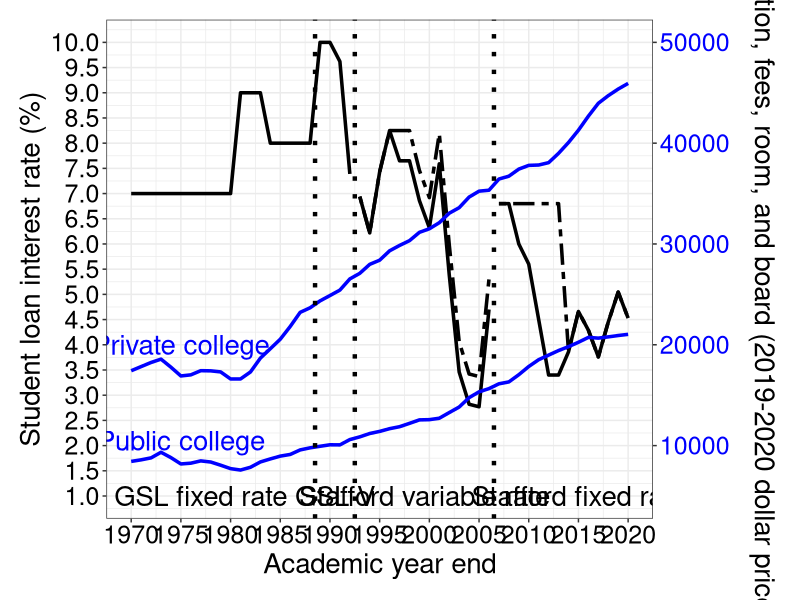
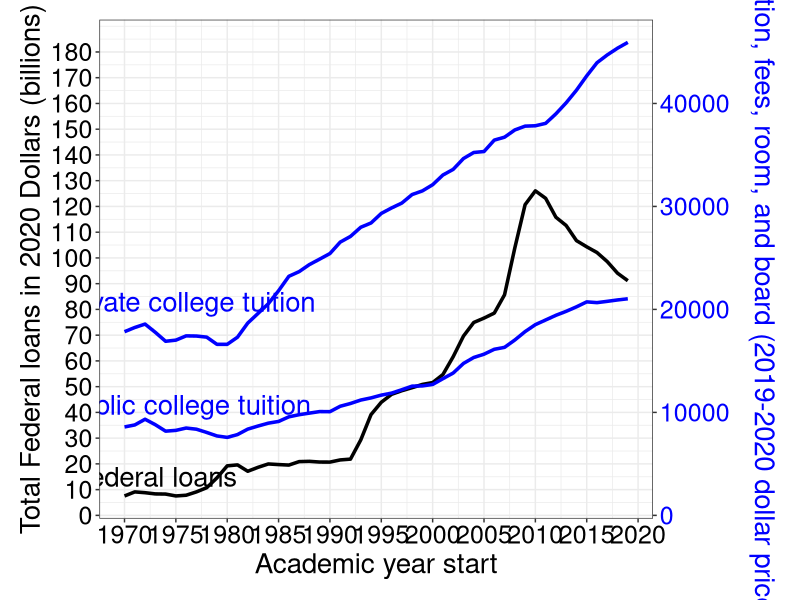

Write the R code that produced these figures, in order. (Note: this script raises an error after producing the figures.)
# s_loan plot tuition versus loan rates
# Packages
library(ggplot2); theme_set(theme_bw())
#library(latex2exp)# LaTeX in ggplot
library(xtable)

setwd("~/Papers/s_loan/s_loan_R_Derive")
dir()

t1.df = read.csv("tuition_2022_5_30.csv")# read tuition
#
f1.df = read.csv("loans_fixed_2022_5_30.csv")# read fixed loan rates 2006-2019 (academic year start date)
#
v1.df = read.csv("loans_var_2022_5_30.csv")# read var rates 1992-2005 (academic year start date)
#
g1.df = read.csv("loans_gsl_2022_6_1.csv")# read GSL rates 1969-1991  (academic year start date)

str(t1.df)
t1.df
dim(t1.df)
t2.df = t1.df
names(t2.df)
names(t2.df) = c("year_start", "year_end", "tuition_public", "tuition_private")
t2.df$tuition_public = as.numeric(t2.df$tuition_public)
t2.df$tuition_private = as.numeric(t2.df$tuition_private)
t2.df
# delete academic year 1963-64 and 1968 to maintain continuity to start with 1969-70
(t3.df = t2.df[-c(1,2), ])

str(f1.df)
f2.df = f1.df
names(f2.df) = c("year_start", "year_end", "subsidized", "unsubsidized")
f2.df

str(v1.df)
v2.df = v1.df
names(v2.df) = c("year_start", "year_end", "in_school", "repayment")
v2.df

str(g1.df)
g2.df = g1.df
names(g2.df) = c("year_start", "year_end", "type", "gsl_rate", "t_bill_rate")
g2.df

# Merging the 3 datasets
(m1.df = merge(x=t3.df, y=f2.df, all.x = T))# merge fixed loan rate starting 2006-7
#
(m2.df = merge(x=m1.df, y=v2.df, all.x = T))# merge variable loan rate starting 1992-3 , ending 2005-2006
#
(m3.df = merge(x=m2.df, y=g2.df, all.x = T))# merge gls rate
#
names(m3.df)

#remove 2 columns (not used for plotting)
m4.df = subset(m3.df, select = c("year_start", "year_end",  "tuition_public", "tuition_private", "subsidized", "unsubsidized",  "in_school", "repayment", "gsl_rate" ))
names(m4.df)


# plot tuition and loan rates
#y_axis_2_scale = 100*100*50 #scaling right y axis for interest rate
#ggplot(m4.df, aes(x=year_end, y=tuition_public)) + geom_line(size=1.2, color="black") + geom_line(aes(x=year_end, y=tuition_private), size=1.2, color="black") + xlab("Academic year end") + ylab("Total tuition, fees, room, and board (constant 2019-2020 prices)") + geom_line(aes(x=year_end, y=y_axis_2_scale*subsidized), size=1.2, color="blue") + geom_line(aes(x=year_end, y=y_axis_2_scale*unsubsidized), size=1.2, linetype="twodash", color="blue") + geom_line(aes(x=year_end, y=y_axis_2_scale*repayment), size=1.2, linetype = "twodash", color="blue") +geom_line(aes(x=year_end, y=y_axis_2_scale*in_school), size=1.2, color="blue")  +geom_line(aes(x=year_end, y=y_axis_2_scale*gsl_rate), size=1.2, color="blue") + scale_y_continuous(breaks = seq(0, 50000, 5000), name = "Total tuition, fees, room, and board (2019-2020 prices)", sec.axis = sec_axis(trans = ~./y_axis_2_scale , name = "Student loan interest rate")) + theme(axis.text.y.right = element_text(color="blue")) + theme(axis.title.y.right = element_text(color="blue"))+ theme(axis.text.x = element_text(size = 18, color = "black"), axis.text.y = element_text(size = 18, color = "black"), text = element_text(size = 20)) +annotate("text", x = 1999.5, y = 7000, label = "Stafford Variable", size = 7, color="blue") +annotate("text", x = 1990.5, y = 7000, label = "GSL Var", size = 7, color="blue") +annotate("text", x = 1977, y = 7000, label = "GSL fixed", size = 7, color="blue") +annotate("text", x = 2015, y = 7000, label = "Stafford Fixed", size = 7, color="blue") +annotate("text", x = 1975, y = 20000, label = "Private college", size = 7, color="black") +annotate("text", x = 1975, y = 11000, label = "Public college", size = 7, color="black") + geom_vline(xintercept = 2006.5, size=1.5, linetype="dotted")+ geom_vline(xintercept = 1992.5, size=1.5, linetype="dotted") + geom_vline(xintercept = 1988.5, size=1.5, linetype="dotted") 

# Reversing the y-left y-right axes
y_axis_2_scale = 1/(100*10*5) #scaling right y axis for interest rate
ggplot(m4.df, aes(x=year_end, y=100*gsl_rate)) + geom_line(size=1.2, color="black") + geom_line(aes(x=year_end, y=100*subsidized), size=1.2, color="black") + geom_line(aes(x=year_end, y=100*unsubsidized), size=1.2, linetype="twodash", color="black") + geom_line(aes(x=year_end, y=100*repayment), size=1.2, linetype = "twodash", color="black") +geom_line(aes(x=year_end, y=100*in_school), size=1.2, color="black") + geom_line(aes(x=year_end, y=y_axis_2_scale*tuition_private), size=1.2, color="blue") + geom_line(aes(x=year_end, y=y_axis_2_scale*tuition_public), size=1.2, color="blue") +annotate("text", x = 1999.5, y = 1, label = "Stafford variable rate", size = 7, color="black") +annotate("text", x = 1990.5, y = 1, label = "GSL V", size = 7, color="black") +annotate("text", x = 1977, y = 1, label = "GSL fixed rate", size = 7, color="black") +annotate("text", x = 2015, y = 1, label = "Stafford fixed rate", size = 7, color="black") + geom_vline(xintercept = 2006.5, size=1.5, linetype="dotted")+ geom_vline(xintercept = 1992.5, size=1.5, linetype="dotted") + geom_vline(xintercept = 1988.5, size=1.5, linetype="dotted") + scale_x_continuous(breaks = seq(1970, 2020, 5)) + scale_y_continuous(breaks = seq(0, 10, 0.5), name = "Student loan interest rate (%)" , sec.axis = sec_axis(trans = ~./y_axis_2_scale , name = "Total tuition, fees, room, and board (2019-2020 dollar prices)")) + theme(axis.text.y.right = element_text(color="blue"))  +annotate("text", x = 1975, y = 4, label = "Private college", size = 7, color="blue") +annotate("text", x = 1975, y = 2.1, label = "Public college", size = 7, color="blue") + theme(axis.text.x = element_text(size = 18, color = "black"), axis.text.y = element_text(size = 18, color = "black"), text = element_text(size = 20)) +ylab("Equilibrium tuition levels") + xlab("Academic year end") + theme(axis.title.y.right = element_text(vjust = 3)) + theme(plot.margin = margin(0.5,1,0.5,0.5, "cm"))

# computing correlation coefficients for the variable and fixed rate periods. 
(m4_gsl_fixed.df = subset(m4.df, year_end <=1987))
(m4_gsl_variable.df = subset(m4.df, year_end > 1987 & year_end <=1992))
(m4_variable.df = subset(m4.df, year_end >= 1993 & year_end <=2006))
(m4_fixed.df = subset(m4.df, year_end > 2006))

(gsl_fixed_private = cor(m4_gsl_fixed.df$tuition_private, m4_gsl_fixed.df$gsl_rate))
(gsl_variable_private = cor(m4_gsl_variable.df$tuition_private, m4_gsl_variable.df$gsl_rate))
#
(gsl_fixed_public = cor(m4_gsl_fixed.df$tuition_public, m4_gsl_fixed.df$gsl_rate))
(gsl_variable_public = cor(m4_gsl_variable.df$tuition_public, m4_gsl_variable.df$gsl_rate))
#
(var_private_in_school = cor(m4_variable.df$tuition_private, m4_variable.df$in_school))
(var_private_repayment = cor(m4_variable.df$tuition_private,   m4_variable.df$repayment))
#
(var_public_in_school = cor(m4_variable.df$tuition_public, m4_variable.df$in_school))
(var_public_repayment = cor(m4_variable.df$tuition_public, m4_variable.df$repayment))
#
(fixed_private_subsidized = cor(m4_fixed.df$tuition_private, m4_fixed.df$subsidized))
(fixed_private_unsubsidized = cor(m4_fixed.df$tuition_private, m4_fixed.df$unsubsidized))
(fixed_public_subsidized = cor(m4_fixed.df$tuition_public, m4_fixed.df$subsidized))
(fixed_public_unsubsidized = cor(m4_fixed.df$tuition_public, m4_fixed.df$unsubsidized))

# constructing correlation data frame
(gsl_fixed.vec = c(gsl_fixed_private, gsl_fixed_public))
(gsl_variable.vec = c(gsl_variable_private, gsl_variable_public))
(in_school.vec = c(var_private_in_school, var_public_in_school))
(repayment.vec = c(var_private_repayment, var_public_repayment))
(subsidized.vec = c(fixed_private_subsidized, fixed_public_subsidized))
(unsubsidized.vec = c(fixed_private_unsubsidized, fixed_public_unsubsidized))
#
college_type.vec = c("Private", "Public")

(correlation.df = data.frame("College_type" = college_type.vec, "GSL_fixed" = gsl_fixed.vec, "GSL_variable" = gsl_variable.vec, "In_school"= in_school.vec, "Repayment" = repayment.vec, "Subsidized" = subsidized.vec, "Unsubsidized" = unsubsidized.vec))

#export to LaTeX
print(xtable(correlation.df, digits = 2), include.rownames=FALSE)

### Replacing the above chart (which compares tuition with interest rate) with a comparison of tuition and origination of Federal student loans (in dollars)

# To match the College Board's data on student loans, use year_start instead of year_end. Start with 1970 (year start)
(year_start.vec = m4.df$year_start)
(year_start.vec = year_start.vec[-1])
#
dir()
(fed_loans.df = read.csv("fed_loans_2022_6_8.csv" ))
names(fed_loans.df)
# merge it with grand data frame
dim(m4.df)
range(m4.df$year_start)
range(fed_loans.df$year_start)
#
m5.df = merge(m4.df, fed_loans.df, by="year_start", all.x = F, all.y = T)
range(m5.df$year_start)
names(m5.df)

# plot revised Figure 1: Fed loans versus private and public college tuition. 
y_axis_2_scale = 1/250 #scaling right y axis for interest rate
ggplot(m5.df, aes(x=year_start, y=total_fed_loans_dollar_millions/1000)) + geom_line(size=1.2, color="black") + geom_line(aes(x=year_start, y=y_axis_2_scale*tuition_public), size=1.2, color="blue") + geom_line(aes(x=year_start, y=y_axis_2_scale*tuition_private), size=1.2, color="blue")  + scale_x_continuous(breaks = seq(1970, 2020, 5)) + scale_y_continuous(breaks = seq(0, 180, 10), name = "Total Federal loans in 2020 Dollars (billions)" , sec.axis = sec_axis(trans = ~./y_axis_2_scale , name = "Total tuition, fees, room, and board (2019-2020 dollar prices)")) + theme(axis.text.y.right = element_text(color="blue"))  +annotate("text", x = 1976, y = 83, label = "Private college tuition", size = 7, color="blue") +annotate("text", x = 1976, y = 43, label = "Public college tuition", size = 7, color="blue") +annotate("text", x = 1973, y = 15, label = "Federal loans", size = 7, color="black") + theme(axis.text.x = element_text(size = 18, color = "black"), axis.text.y = element_text(size = 18, color = "black"), text = element_text(size = 20)) +ylab("Equilibrium tuition levels") + xlab("Academic year start") + theme(axis.title.y.right = element_text(vjust = 3)) + theme(plot.margin = margin(0.5,1,0.5,0.5, "cm")) + theme(axis.title.y.right = element_text(color="blue"))

# computing correlations for discussion of Figure 1
names(m5.df)
#
with(m5.df, cor(total_fed_loans_dollar_millions, tuition_private) )
cor(m5$total_fed_loans_dollar_millions, m5$tuition_private)
#
with(m5.df, cor(total_fed_loans_dollar_millions, tuition_public) )
cor(m5$total_fed_loans_dollar_millions, m5$tuition_private)
